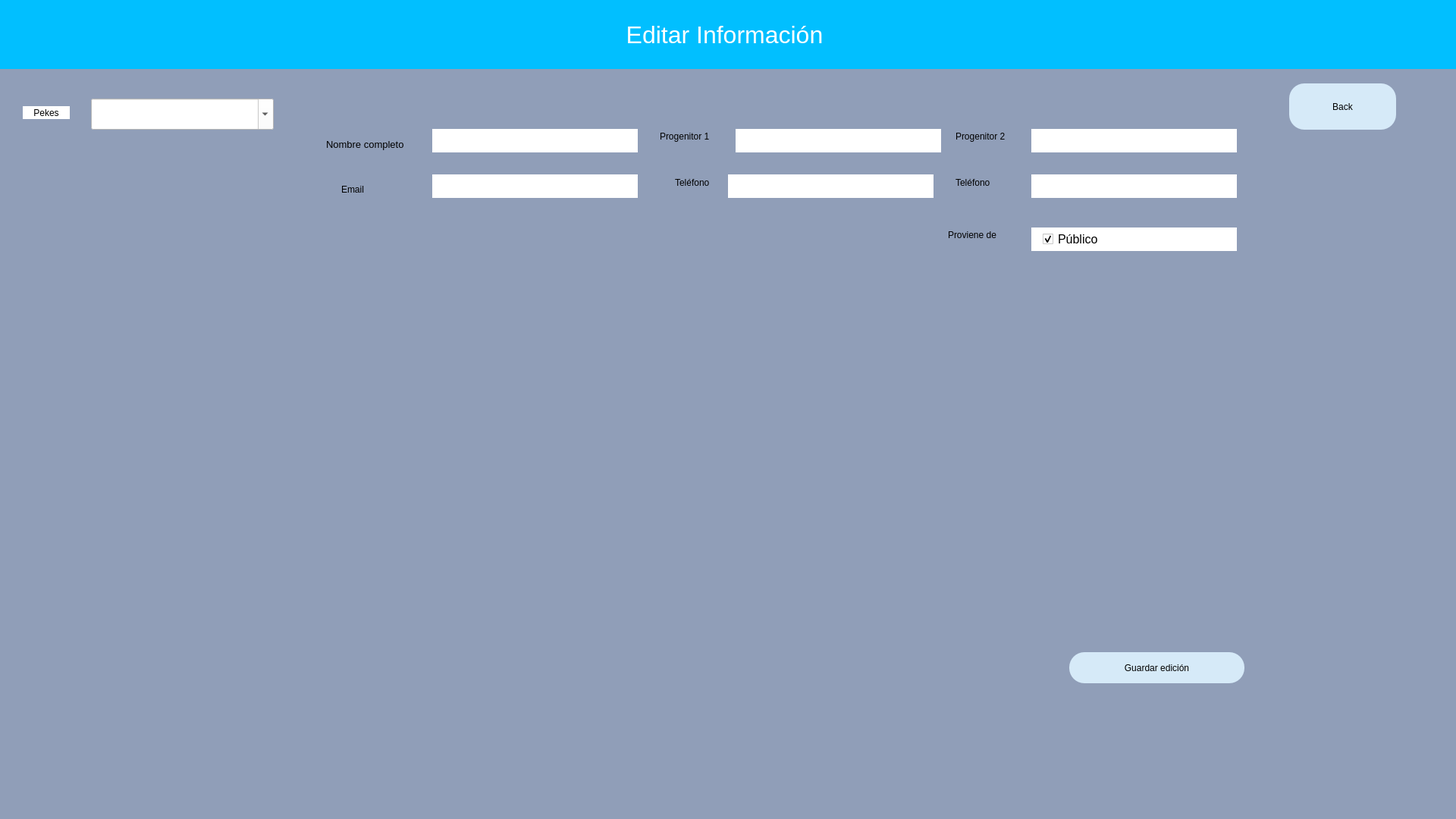
<?xml version="1.0" encoding="UTF-8"?>
<ui version="4.0">
 <class>Calendar</class>
 <widget class="QWidget" name="Calendar">
  <property name="geometry">
   <rect>
    <x>0</x>
    <y>0</y>
    <width>1920</width>
    <height>1080</height>
   </rect>
  </property>
  <property name="windowTitle">
   <string>Form</string>
  </property>
  <property name="styleSheet">
   <string notr="true">background-color:rgb(144, 158, 184);</string>
  </property>
  <widget class="QLabel" name="label">
   <property name="geometry">
    <rect>
     <x>-10</x>
     <y>0</y>
     <width>1931</width>
     <height>91</height>
    </rect>
   </property>
   <property name="styleSheet">
    <string notr="true">
color:white;
font-size: 32px;
background: #01BFFF;
</string>
   </property>
   <property name="text">
    <string>Editar Información</string>
   </property>
   <property name="alignment">
    <set>Qt::AlignCenter</set>
   </property>
  </widget>
  <widget class="QComboBox" name="ComboPekes">
   <property name="geometry">
    <rect>
     <x>120</x>
     <y>130</y>
     <width>241</width>
     <height>41</height>
    </rect>
   </property>
   <property name="styleSheet">
    <string notr="true">color: black; 
background: white;
</string>
   </property>
   <property name="editable">
    <bool>true</bool>
   </property>
  </widget>
  <widget class="QLabel" name="label_2">
   <property name="geometry">
    <rect>
     <x>30</x>
     <y>140</y>
     <width>62</width>
     <height>17</height>
    </rect>
   </property>
   <property name="styleSheet">
    <string notr="true">background: white;</string>
   </property>
   <property name="text">
    <string>Pekes</string>
   </property>
   <property name="alignment">
    <set>Qt::AlignCenter</set>
   </property>
  </widget>
  <widget class="QLabel" name="lblcount">
   <property name="geometry">
    <rect>
     <x>680</x>
     <y>600</y>
     <width>471</width>
     <height>31</height>
    </rect>
   </property>
   <property name="styleSheet">
    <string notr="true">font-size:13pt
</string>
   </property>
   <property name="text">
    <string/>
   </property>
  </widget>
  <widget class="QLabel" name="lblNombre">
   <property name="geometry">
    <rect>
     <x>430</x>
     <y>180</y>
     <width>121</width>
     <height>20</height>
    </rect>
   </property>
   <property name="font">
    <font>
     <family>MS Shell Dlg 2</family>
     <pointsize>10</pointsize>
     <weight>50</weight>
     <italic>false</italic>
     <bold>false</bold>
    </font>
   </property>
   <property name="styleSheet">
    <string notr="true">font: 10pt &quot;MS Shell Dlg 2&quot;;</string>
   </property>
   <property name="text">
    <string>Nombre completo</string>
   </property>
  </widget>
  <widget class="QLabel" name="lblProge1">
   <property name="geometry">
    <rect>
     <x>870</x>
     <y>170</y>
     <width>81</width>
     <height>20</height>
    </rect>
   </property>
   <property name="styleSheet">
    <string notr="true">font: 10pt &quot;MS Shell Dlg 2&quot;;</string>
   </property>
   <property name="text">
    <string>Progenitor 1</string>
   </property>
  </widget>
  <widget class="QLabel" name="lblTfn2">
   <property name="geometry">
    <rect>
     <x>1260</x>
     <y>230</y>
     <width>61</width>
     <height>21</height>
    </rect>
   </property>
   <property name="styleSheet">
    <string notr="true">font: 10pt &quot;MS Shell Dlg 2&quot;;</string>
   </property>
   <property name="text">
    <string>Teléfono</string>
   </property>
  </widget>
  <widget class="QLabel" name="lblTfn1">
   <property name="geometry">
    <rect>
     <x>890</x>
     <y>230</y>
     <width>61</width>
     <height>21</height>
    </rect>
   </property>
   <property name="styleSheet">
    <string notr="true">font: 10pt &quot;MS Shell Dlg 2&quot;;</string>
   </property>
   <property name="text">
    <string>Teléfono</string>
   </property>
  </widget>
  <widget class="QLabel" name="lblEmail">
   <property name="geometry">
    <rect>
     <x>450</x>
     <y>240</y>
     <width>81</width>
     <height>20</height>
    </rect>
   </property>
   <property name="styleSheet">
    <string notr="true">font: 10pt &quot;MS Shell Dlg 2&quot;;</string>
   </property>
   <property name="text">
    <string>Email</string>
   </property>
  </widget>
  <widget class="QLabel" name="lblProge2">
   <property name="geometry">
    <rect>
     <x>1260</x>
     <y>170</y>
     <width>81</width>
     <height>20</height>
    </rect>
   </property>
   <property name="styleSheet">
    <string notr="true">font: 10pt &quot;MS Shell Dlg 2&quot;;</string>
   </property>
   <property name="text">
    <string>Progenitor 2</string>
   </property>
  </widget>
  <widget class="QLabel" name="lblOrigne">
   <property name="geometry">
    <rect>
     <x>1250</x>
     <y>300</y>
     <width>81</width>
     <height>20</height>
    </rect>
   </property>
   <property name="styleSheet">
    <string notr="true">font: 10pt &quot;MS Shell Dlg 2&quot;;</string>
   </property>
   <property name="text">
    <string>Proviene de</string>
   </property>
  </widget>
  <widget class="QLineEdit" name="progenitor1field">
   <property name="geometry">
    <rect>
     <x>970</x>
     <y>170</y>
     <width>271</width>
     <height>31</height>
    </rect>
   </property>
   <property name="styleSheet">
    <string notr="true">background-color:white;
border-radius: 20px;
font: 12pt &quot;MS Shell Dlg 2&quot;;</string>
   </property>
  </widget>
  <widget class="QLineEdit" name="emailfield">
   <property name="geometry">
    <rect>
     <x>570</x>
     <y>230</y>
     <width>271</width>
     <height>31</height>
    </rect>
   </property>
   <property name="styleSheet">
    <string notr="true">background-color:white;
border-radius: 20px;
font: 12pt &quot;MS Shell Dlg 2&quot;;</string>
   </property>
  </widget>
  <widget class="QLineEdit" name="tfn1field">
   <property name="geometry">
    <rect>
     <x>960</x>
     <y>230</y>
     <width>271</width>
     <height>31</height>
    </rect>
   </property>
   <property name="styleSheet">
    <string notr="true">background-color:white;
border-radius: 20px;
font: 12pt &quot;MS Shell Dlg 2&quot;;</string>
   </property>
  </widget>
  <widget class="QLineEdit" name="progenitor2field">
   <property name="geometry">
    <rect>
     <x>1360</x>
     <y>170</y>
     <width>271</width>
     <height>31</height>
    </rect>
   </property>
   <property name="styleSheet">
    <string notr="true">background-color:white;
border-radius: 20px;
font: 12pt &quot;MS Shell Dlg 2&quot;;</string>
   </property>
  </widget>
  <widget class="QLineEdit" name="nombrefield">
   <property name="geometry">
    <rect>
     <x>570</x>
     <y>170</y>
     <width>271</width>
     <height>31</height>
    </rect>
   </property>
   <property name="styleSheet">
    <string notr="true">background-color:white;
border-radius: 20px;
font: 12pt &quot;MS Shell Dlg 2&quot;;</string>
   </property>
   <property name="text">
    <string/>
   </property>
  </widget>
  <widget class="QLineEdit" name="tfn2field">
   <property name="geometry">
    <rect>
     <x>1360</x>
     <y>230</y>
     <width>271</width>
     <height>31</height>
    </rect>
   </property>
   <property name="styleSheet">
    <string notr="true">background-color:white;
border-radius: 20px;
font: 12pt &quot;MS Shell Dlg 2&quot;;</string>
   </property>
  </widget>
  <widget class="QCheckBox" name="Public">
   <property name="geometry">
    <rect>
     <x>1360</x>
     <y>300</y>
     <width>271</width>
     <height>31</height>
    </rect>
   </property>
   <property name="font">
    <font>
     <family>MS Shell Dlg 2</family>
     <pointsize>12</pointsize>
     <weight>50</weight>
     <italic>false</italic>
     <bold>false</bold>
    </font>
   </property>
   <property name="styleSheet">
    <string notr="true">background-color:white;
border-radius: 20px;
font: 12pt &quot;MS Shell Dlg 2&quot;;
padding-left: 15px</string>
   </property>
   <property name="text">
    <string>Público</string>
   </property>
   <property name="checked">
    <bool>true</bool>
   </property>
  </widget>
  <widget class="QPushButton" name="BtnBack">
   <property name="geometry">
    <rect>
     <x>1700</x>
     <y>110</y>
     <width>141</width>
     <height>61</height>
    </rect>
   </property>
   <property name="styleSheet">
    <string notr="true">border-radius:20px;
background-color: rgb(214, 234, 248);
font: 14pt &quot;MS Shell Dlg 2&quot;;
</string>
   </property>
   <property name="text">
    <string>Back</string>
   </property>
  </widget>
  <widget class="QPushButton" name="BtnEdit">
   <property name="geometry">
    <rect>
     <x>1410</x>
     <y>860</y>
     <width>231</width>
     <height>41</height>
    </rect>
   </property>
   <property name="styleSheet">
    <string notr="true">border-radius:20px;
background-color: rgb(214, 234, 248);
font: 14pt &quot;MS Shell Dlg 2&quot;;
</string>
   </property>
   <property name="text">
    <string>Guardar edición</string>
   </property>
  </widget>
 </widget>
 <resources/>
 <connections/>
</ui>
